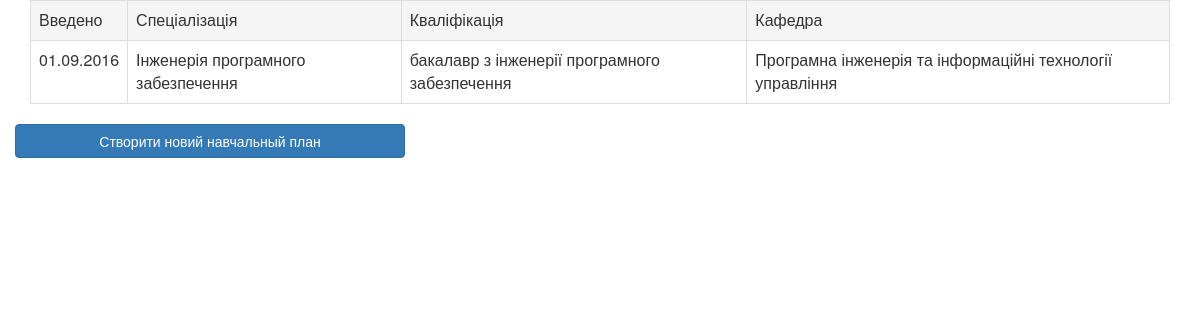
The page /plans.spisok_uc_pl.php on the database its author committed.
### tables this page shows
CREATE TABLE IF NOT EXISTS `uchpl` (
  `id_uch_plan` int(11) NOT NULL AUTO_INCREMENT,
  `vveden` date DEFAULT NULL,
  `id_kafedry` int(11) DEFAULT '0',
  `id_spec_z` int(11) DEFAULT '0',
  `id_kval` int(11) DEFAULT '0',
  PRIMARY KEY (`id_uch_plan`),
  KEY `FK_uchpl_kaf` (`id_kafedry`),
  KEY `FK_uchpl_spezz` (`id_spec_z`),
  KEY `FK_uchpl_kval` (`id_kval`),
  CONSTRAINT `FK_uchpl_kaf` FOREIGN KEY (`id_kafedry`) REFERENCES `kaf` (`KAF1`),
  CONSTRAINT `FK_uchpl_kval` FOREIGN KEY (`id_kval`) REFERENCES `kval` (`id_kval`),
  CONSTRAINT `FK_uchpl_spezz` FOREIGN KEY (`id_spec_z`) REFERENCES `spezz` (`SPEZZ1`)
);

CREATE TABLE IF NOT EXISTS `spezz` (
  `SPEZZ1` int(11) NOT NULL AUTO_INCREMENT,
  `SPEZZ2R` char(100) NOT NULL,
  `SPEZZ2U` char(100) NOT NULL,
  `SPEZZ2E` char(100) DEFAULT NULL,
  `SPEZZ3` int(11) NOT NULL,
  `SPEZZ4` char(10) NOT NULL,
  PRIMARY KEY (`SPEZZ1`),
  KEY `FK_SPEZZ_spez` (`SPEZZ3`),
  CONSTRAINT `FK_SPEZZ_spez` FOREIGN KEY (`SPEZZ3`) REFERENCES `spez` (`SPEZ1`)
);

CREATE TABLE IF NOT EXISTS `kval` (
  `id_kval` int(11) NOT NULL,
  `rus_name_kval` char(100) DEFAULT NULL,
  `ua_name_kval` char(100) DEFAULT NULL,
  `en_name_kval` char(100) DEFAULT NULL,
  `id_kval_lvl` int(11) DEFAULT NULL,
  PRIMARY KEY (`id_kval`),
  KEY `FK_kval_kval_lvl` (`id_kval_lvl`),
  CONSTRAINT `FK_kval_kvalur` FOREIGN KEY (`id_kval_lvl`) REFERENCES `kvalur` (`id_kval_lvl`)
);

CREATE TABLE IF NOT EXISTS `kaf` (
  `KAF1` int(11) NOT NULL AUTO_INCREMENT,
  `KAF2R` char(100) NOT NULL,
  `KAF2U` char(100) NOT NULL,
  `KAF3` int(11) DEFAULT NULL,
  `KAF4` int(11) DEFAULT NULL,
  `KAF5R` char(10) DEFAULT NULL,
  `KAF5U` char(10) DEFAULT NULL,
  PRIMARY KEY (`KAF1`),
  KEY `FK_kaf_fklt` (`KAF3`),
  KEY `FK_kaf_prep` (`KAF4`),
  CONSTRAINT `FK_kaf_fklt` FOREIGN KEY (`KAF3`) REFERENCES `fklt` (`FKLT1`),
  CONSTRAINT `FK_kaf_prep` FOREIGN KEY (`KAF4`) REFERENCES `prep` (`PREP1`)
);

### plans.functions.php (the view, shortened to what this page needs)
<?php
function spisok_u_plans ($link){
  if ($result = $link->query("SELECT * FROM KAF
     inner join UCHPL on KAF.KAF1 = UCHPL.id_kafedry
      inner join SPEZZ on SPEZZ.SPEZZ1 = UCHPL.id_spec_z
      inner join KVAL on KVAL.id_kval = UCHPL.id_kval")) {
        while($row = $result->fetch_assoc()){
      $num =$row['id_uch_plan'];
      $date = date("d.m.Y", strtotime($row['vveden']));
      $ua_nazva_k =  $row['KAF2U'];
      $ua_nazva_s_z = $row['SPEZZ2U'];
      $ua_kval = $row['ua_name_kval'];
      echo "
                    <tr
                    bgcolor='white'
                    onMouseOver=\"this.style.backgroundColor='CCFFFF';\"
                    onMouseOut=\"this.style.backgroundColor='white'\"
                    onclick=\"location.href='plans.uchebniy_plan.php?id_uc_pl=$num'\"
                    style='cursor:default'>
                    <td>$date</td>
                    <td>$ua_nazva_s_z</td>
                    <td>$ua_kval</td>
                    <td>$ua_nazva_k</td>
                    </tr>  ";
      }
    }
}
?>

### rows shown on the page
uchpl: vveden "01.09.2016", id_spec_z.SPEZZ2U "Інженерія програмного забезпечення", id_kval.ua_name_kval "бакалавр з інженерії програмного забезпечення", id_kafedry.KAF2U "Програмна інженерія та інформаційні технології управління"
